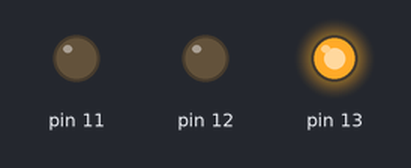
Recording of a sketch running on a simulated Arduino Uno, built with avr-gcc and run on an emulated ATmega328P. Parts: output pins drawn as LEDs (lit = HIGH).

Above: at 0.1 s.
At 1.1 s:
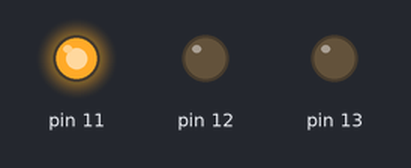
At 2.7 s:
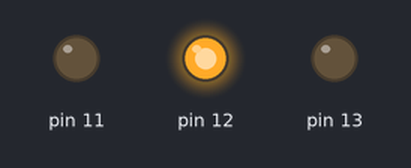
Timing chart, 0 to 3.0 s (numbered marks = the images above):
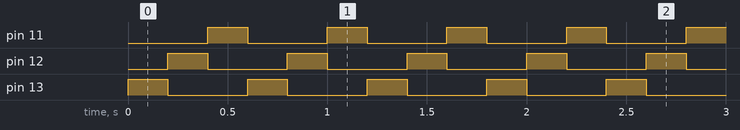

The sketch:

TrafficLight.ino
```cpp
void setup() {
  pinMode(13,OUTPUT); //LED_BUILTIN for using Arduino LEDs pinMode(LED_BUILTIN, INPUT/OUTPUT)
  pinMode(12, OUTPUT);
  pinMode(11, OUTPUT);
}

void loop() {
digitalWrite(13, HIGH);
digitalWrite(12, LOW);
digitalWrite(11, LOW);
delay(200);
digitalWrite(13, LOW);
digitalWrite(12, HIGH);
digitalWrite(11, LOW);
delay(200);
digitalWrite(13, LOW);
digitalWrite(12, LOW);
digitalWrite(11, HIGH);
delay(200);
}
```

Measured:
- by itself, pin 11–13: alternates HIGH for 0.20 s and LOW for 0.40 s
- by itself, everything shown: repeats every 0.60 s, in 3 steps
